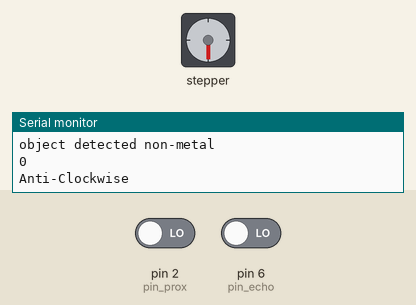
Simulated run of this sketch. Board: Arduino Uno, built with avr-gcc and run on an emulated ATmega328P. Shown: stepper motor, the last lines printed to the serial monitor. The test bench sets the inputs (shaded band); at power-on: pin 2 (pin_prox) LOW, pin 6 (pin_echo) LOW. Stepper angles assume 2048 steps per turn.

Above: at 4.7 s.
4.8 s: pin 2 (pin_prox) driven LOW
At 7.3 s:
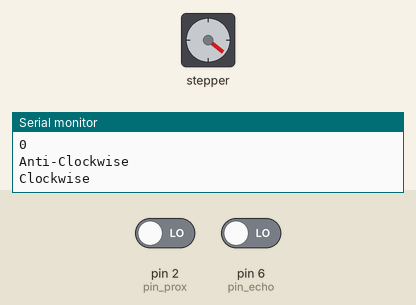
11.6 s: pin 2 (pin_prox) driven HIGH and pin 6 (pin_echo) driven HIGH
At 13.6 s:
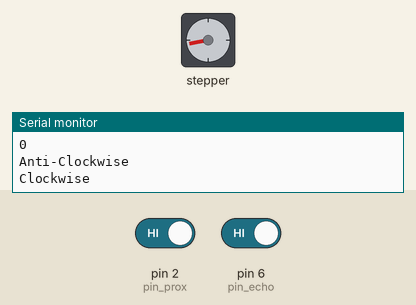
20.2 s: pin 2 (pin_prox) driven LOW
At 26.7 s:
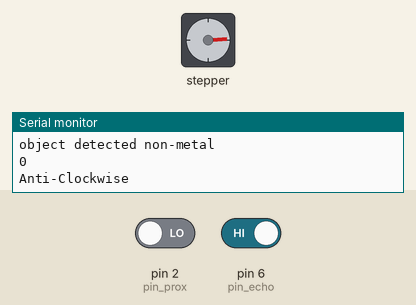
Timing chart, 0 to 27.1 s (numbered marks = the images above; inputs shaded):
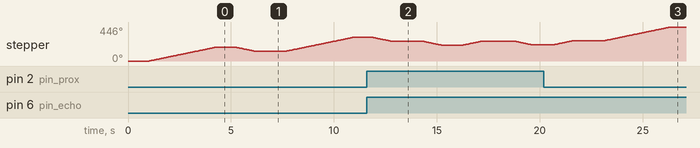

The sketch:

racoon.ino
```cpp
#include<Stepper.h>

#define pin_prox 2
#define pin_in1 8
#define pin_in2 4
#define pin_in3 7
#define pin_in4 3
#define pin_trig 5
#define pin_echo 6

const float stepper_rev = 32;
const float gear_ratio = 10;
const float step_rev = 2048;
// const float step_rev = stepper_rev * gear_ratio;

Stepper mystepper(stepper_rev, pin_in1, pin_in2, pin_in3, pin_in4);
long duration;
int distance;
int pos = 0;
int steps_req;

void setup()
{
   /*
   This Sections are only Executed once. This is used for initializing sensors and motors
   */
   pinMode(pin_prox, INPUT);
   pinMode(pin_trig,OUTPUT);
   pinMode(pin_echo,INPUT);
   Serial.begin(9600);
}

void loop()
{
   int sensorValue_metal = digitalRead(pin_prox);
   digitalWrite(pin_trig,LOW);
   delay(10);
   digitalWrite(pin_trig,HIGH);
   delay(10);
   digitalWrite(pin_trig,LOW);
   duration = pulseIn(pin_echo,HIGH);
   distance = duration * 0.034 / 2;

   // non-metal
   if (distance <= 9 && sensorValue_metal == 0) {
      steps_req = 0;
      Serial.println("object detected non-metal");
      Serial.println(distance);
      Serial.println("Anti-Clockwise");
      steps_req = step_rev / 2;
      mystepper.setSpeed(600);
      mystepper.step(steps_req);
      delay(1000);
      Serial.println("Clockwise");
      steps_req = -290;
      // steps_req = -step_rev / 2;
      // Serial.println("Clockwise" + steps_req);
      mystepper.setSpeed(600);
      mystepper.step(steps_req);
      // int steps_req = 0;
   // metal
   } else if (sensorValue_metal != 0) {
      steps_req = 0;
      Serial.println("object detected metal");
      Serial.println("Clockwise");
      // steps_req = -step_rev / 2;
      steps_req = -285;

      mystepper.setSpeed(600);
      mystepper.step(steps_req);
      delay(1000);
      Serial.println("Anti-Clockwise");
      steps_req = 310;
      // steps_req = step_rev / 2;
      mystepper.setSpeed(600);
      mystepper.step(steps_req);
      // int steps_req = 0;
   } else {
      Serial.println("no metal or non-metal object detected");
   }
   delay(500);
}
```
